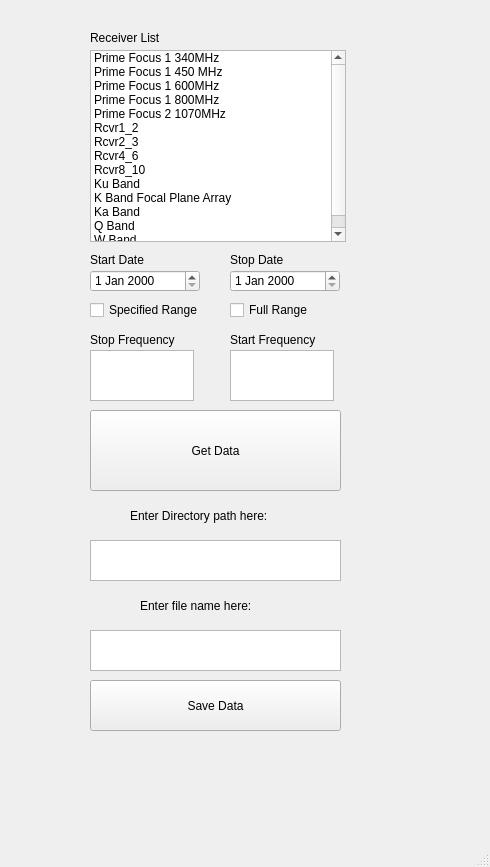
<?xml version="1.0" encoding="UTF-8"?>
<ui version="4.0">
 <class>MainWindow</class>
 <widget class="QMainWindow" name="MainWindow">
  <property name="geometry">
   <rect>
    <x>0</x>
    <y>0</y>
    <width>490</width>
    <height>867</height>
   </rect>
  </property>
  <property name="windowTitle">
   <string>MainWindow</string>
  </property>
  <widget class="QWidget" name="centralwidget">
   <widget class="QDateEdit" name="Start_date">
    <property name="geometry">
     <rect>
      <x>90</x>
      <y>270</y>
      <width>110</width>
      <height>22</height>
     </rect>
    </property>
   </widget>
   <widget class="QDateEdit" name="stop_date">
    <property name="geometry">
     <rect>
      <x>230</x>
      <y>270</y>
      <width>110</width>
      <height>22</height>
     </rect>
    </property>
   </widget>
   <widget class="QPlainTextEdit" name="Start_frequency">
    <property name="geometry">
     <rect>
      <x>90</x>
      <y>350</y>
      <width>104</width>
      <height>51</height>
     </rect>
    </property>
   </widget>
   <widget class="QPlainTextEdit" name="stop_frequency">
    <property name="geometry">
     <rect>
      <x>230</x>
      <y>350</y>
      <width>104</width>
      <height>51</height>
     </rect>
    </property>
   </widget>
   <widget class="QCheckBox" name="Full_Range">
    <property name="geometry">
     <rect>
      <x>230</x>
      <y>300</y>
      <width>121</width>
      <height>20</height>
     </rect>
    </property>
    <property name="text">
     <string>Full Range</string>
    </property>
   </widget>
   <widget class="QCheckBox" name="SpecifiedRange">
    <property name="geometry">
     <rect>
      <x>90</x>
      <y>300</y>
      <width>141</width>
      <height>20</height>
     </rect>
    </property>
    <property name="text">
     <string>Specified Range</string>
    </property>
   </widget>
   <widget class="QListWidget" name="listWidget">
    <property name="geometry">
     <rect>
      <x>90</x>
      <y>50</y>
      <width>256</width>
      <height>192</height>
     </rect>
    </property>
    <item>
     <property name="text">
      <string>Prime Focus 1 340MHz</string>
     </property>
    </item>
    <item>
     <property name="text">
      <string>Prime Focus 1 450 MHz</string>
     </property>
    </item>
    <item>
     <property name="text">
      <string>Prime Focus 1 600MHz</string>
     </property>
    </item>
    <item>
     <property name="text">
      <string>Prime Focus 1 800MHz</string>
     </property>
    </item>
    <item>
     <property name="text">
      <string>Prime Focus 2 1070MHz</string>
     </property>
    </item>
    <item>
     <property name="text">
      <string>Rcvr1_2</string>
     </property>
    </item>
    <item>
     <property name="text">
      <string>Rcvr2_3</string>
     </property>
    </item>
    <item>
     <property name="text">
      <string>Rcvr4_6</string>
     </property>
    </item>
    <item>
     <property name="text">
      <string>Rcvr8_10</string>
     </property>
    </item>
    <item>
     <property name="text">
      <string>Ku Band</string>
     </property>
    </item>
    <item>
     <property name="text">
      <string>K Band Focal Plane Array</string>
     </property>
    </item>
    <item>
     <property name="text">
      <string>Ka Band</string>
     </property>
    </item>
    <item>
     <property name="text">
      <string>Q Band</string>
     </property>
    </item>
    <item>
     <property name="text">
      <string>W Band</string>
     </property>
    </item>
   </widget>
   <widget class="QPushButton" name="pushButton">
    <property name="geometry">
     <rect>
      <x>90</x>
      <y>410</y>
      <width>251</width>
      <height>81</height>
     </rect>
    </property>
    <property name="text">
     <string>Get Data</string>
    </property>
   </widget>
   <widget class="QLabel" name="label">
    <property name="geometry">
     <rect>
      <x>230</x>
      <y>330</y>
      <width>121</width>
      <height>20</height>
     </rect>
    </property>
    <property name="text">
     <string>Start Frequency</string>
    </property>
   </widget>
   <widget class="QLabel" name="label_2">
    <property name="geometry">
     <rect>
      <x>90</x>
      <y>330</y>
      <width>111</width>
      <height>20</height>
     </rect>
    </property>
    <property name="text">
     <string>Stop Frequency</string>
    </property>
   </widget>
   <widget class="QLabel" name="label_3">
    <property name="geometry">
     <rect>
      <x>90</x>
      <y>250</y>
      <width>101</width>
      <height>20</height>
     </rect>
    </property>
    <property name="text">
     <string>Start Date</string>
    </property>
   </widget>
   <widget class="QLabel" name="label_4">
    <property name="geometry">
     <rect>
      <x>230</x>
      <y>250</y>
      <width>101</width>
      <height>20</height>
     </rect>
    </property>
    <property name="text">
     <string>Stop Date</string>
    </property>
   </widget>
   <widget class="QLabel" name="label_5">
    <property name="geometry">
     <rect>
      <x>90</x>
      <y>30</y>
      <width>241</width>
      <height>16</height>
     </rect>
    </property>
    <property name="text">
     <string>Receiver List</string>
    </property>
   </widget>
   <widget class="QPushButton" name="pushButton2">
    <property name="geometry">
     <rect>
      <x>90</x>
      <y>680</y>
      <width>251</width>
      <height>51</height>
     </rect>
    </property>
    <property name="text">
     <string>Save Data</string>
    </property>
   </widget>
   <widget class="QPlainTextEdit" name="Save_Data">
    <property name="geometry">
     <rect>
      <x>90</x>
      <y>540</y>
      <width>251</width>
      <height>41</height>
     </rect>
    </property>
   </widget>
   <widget class="QLabel" name="label_6">
    <property name="geometry">
     <rect>
      <x>130</x>
      <y>500</y>
      <width>181</width>
      <height>31</height>
     </rect>
    </property>
    <property name="text">
     <string>Enter Directory path here:</string>
    </property>
   </widget>
   <widget class="QPlainTextEdit" name="rfi_file">
    <property name="geometry">
     <rect>
      <x>90</x>
      <y>630</y>
      <width>251</width>
      <height>41</height>
     </rect>
    </property>
   </widget>
   <widget class="QLabel" name="label_7">
    <property name="geometry">
     <rect>
      <x>140</x>
      <y>590</y>
      <width>151</width>
      <height>31</height>
     </rect>
    </property>
    <property name="text">
     <string>Enter file name here:</string>
    </property>
   </widget>
  </widget>
  <widget class="QMenuBar" name="menubar">
   <property name="geometry">
    <rect>
     <x>0</x>
     <y>0</y>
     <width>490</width>
     <height>23</height>
    </rect>
   </property>
  </widget>
  <widget class="QStatusBar" name="statusbar"/>
 </widget>
 <resources/>
 <connections/>
</ui>
